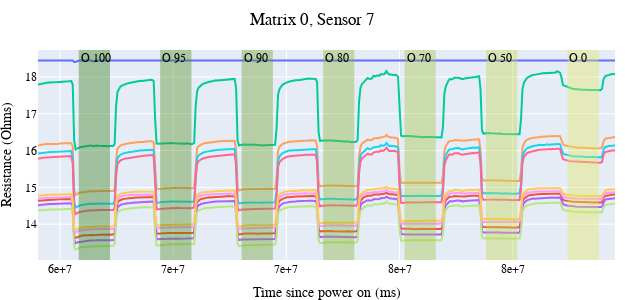
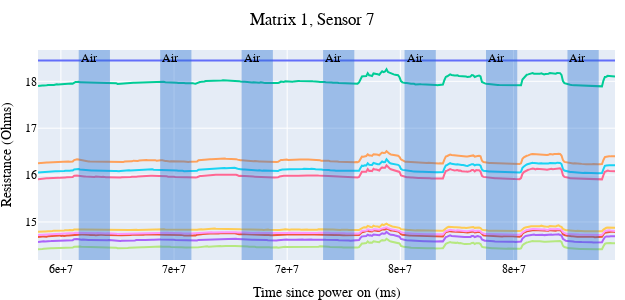
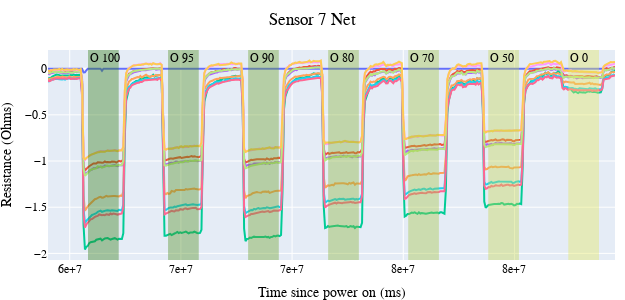

The notebook cell these images were saved under, in order:
### Code cell
""" 
mat 0
59023709
84520753
mat 1
58988055
84485038
"""
s_idx = 7
ns = 400
s_l = Sensor(0, s_idx, interp_funcs, labels)
y_l, t_l = s_l.get_data_between_times(59023709, 84520753, ns)
s_r = Sensor(1, s_idx, interp_funcs, labels)
y_r, t_r = s_r.get_data_between_times(58988055, 84485038, ns)
plot_data_arr(0, y_l, t_l, labels, f"Matrix 0, Sensor {s_idx}", save_as="mat_0_s_7_w_labels.svg")
plot_data_arr(1, y_r, t_r, labels, f"Matrix 1, Sensor {s_idx}", save_as="mat_1_s_7_w_labels.svg")
plot_data_arr(0, y_l - y_r, t_l, labels, f"Sensor {s_idx} Net", save_as="mat_0_min_1_s_7_w_labels.svg")

### Figure 1 — Plotly figure (JSON) as saved in the notebook; plotly's stock layout.template omitted (floating-point values rounded to 4 significant figures; data arrays with more than 128 entries replaced by an {"elided": "..."} marker saying what was removed)
{"data": [{"mode": "lines", "name": "H.S. 0", "showlegend": false, "type": "scatter", "x": {"elided": "400 float values"}, "y": {"elided": "400 float values"}}, {"mode": "lines", "name": "H.S. 1", "showlegend": false, "type": "scatter", "x": {"elided": "400 float values"}, "y": {"elided": "400 float values"}}, {"mode": "lines", "name": "H.S. 2", "showlegend": false, "type": "scatter", "x": {"elided": "400 float values"}, "y": {"elided": "400 float values"}}, {"mode": "lines", "name": "H.S. 3", "showlegend": false, "type": "scatter", "x": {"elided": "400 float values"}, "y": {"elided": "400 float values"}}, {"mode": "lines", "name": "H.S. 4", "showlegend": false, "type": "scatter", "x": {"elided": "400 float values"}, "y": {"elided": "400 float values"}}, {"mode": "lines", "name": "H.S. 5", "showlegend": false, "type": "scatter", "x": {"elided": "400 float values"}, "y": {"elided": "400 float values"}}, {"mode": "lines", "name": "H.S. 6", "showlegend": false, "type": "scatter", "x": {"elided": "400 float values"}, "y": {"elided": "400 float values"}}, {"mode": "lines", "name": "H.S. 7", "showlegend": false, "type": "scatter", "x": {"elided": "400 float values"}, "y": {"elided": "400 float values"}}, {"mode": "lines", "name": "H.S. 8", "showlegend": false, "type": "scatter", "x": {"elided": "400 float values"}, "y": {"elided": "400 float values"}}, {"mode": "lines", "name": "H.S. 9", "showlegend": false, "type": "scatter", "x": {"elided": "400 float values"}, "y": {"elided": "400 float values"}}], "layout": {"annotations": [{"showarrow": false, "text": "O 100", "x": 60823183, "xanchor": "left", "xref": "x", "y": 1, "yanchor": "top", "yref": "y domain"}, {"showarrow": false, "text": "O 95", "x": 64422595, "xanchor": "left", "xref": "x", "y": 1, "yanchor": "top", "yref": "y domain"}, {"showarrow": false, "text": "O 90", "x": 68022201, "xanchor": "left", "xref": "x", "y": 1, "yanchor": "top", "yref": "y domain"}, {"showarrow": false, "text": "O 80", "x": 71621681, "xanchor": "left", "xref": "x", "y": 1, "yanchor": "top", "yref": "y domain"}, {"showarrow": false, "text": "O 70", "x": 75221723, "xanchor": "left", "xref": "x", "y": 1, "yanchor": "top", "yref": "y domain"}, {"showarrow": false, "text": "O 50", "x": 78820887, "xanchor": "left", "xref": "x", "y": 1, "yanchor": "top", "yref": "y domain"}, {"showarrow": false, "text": "O 0", "x": 82420652, "xanchor": "left", "xref": "x", "y": 1, "yanchor": "top", "yref": "y domain"}], "font": {"color": "black", "family": "Times New Roman"}, "height": 300, "margin": {"b": 0, "l": 0, "r": 10, "t": 50}, "shapes": [{"fillcolor": "#327d17", "line": {"width": 0}, "opacity": 0.4, "type": "rect", "x0": 60823183, "x1": 62202908, "xref": "x", "y0": 0, "y1": 1, "yref": "y domain"}, {"fillcolor": "#508f21", "line": {"width": 0}, "opacity": 0.4, "type": "rect", "x0": 64422595, "x1": 65802426, "xref": "x", "y0": 0, "y1": 1, "yref": "y domain"}, {"fillcolor": "#6ca02c", "line": {"width": 0}, "opacity": 0.4, "type": "rect", "x0": 68022201, "x1": 69401967, "xref": "x", "y0": 0, "y1": 1, "yref": "y domain"}, {"fillcolor": "#88b237", "line": {"width": 0}, "opacity": 0.4, "type": "rect", "x0": 71621681, "x1": 73001517, "xref": "x", "y0": 0, "y1": 1, "yref": "y domain"}, {"fillcolor": "#a4c444", "line": {"width": 0}, "opacity": 0.4, "type": "rect", "x0": 75221723, "x1": 76601246, "xref": "x", "y0": 0, "y1": 1, "yref": "y domain"}, {"fillcolor": "#c2d551", "line": {"width": 0}, "opacity": 0.4, "type": "rect", "x0": 78820887, "x1": 80200708, "xref": "x", "y0": 0, "y1": 1, "yref": "y domain"}, {"fillcolor": "#e0e75f", "line": {"width": 0}, "opacity": 0.4, "type": "rect", "x0": 82420652, "x1": 83800303, "xref": "x", "y0": 0, "y1": 1, "yref": "y domain"}], "title": {"font": {"family": "Times New Roman"}, "pad": {"b": 0, "l": 0, "r": 0, "t": 0}, "text": "Matrix 0, Sensor 7", "x": 0.5}, "width": 625, "xaxis": {"tickformat": ".0e", "title": {"text": "Time since power on (ms)"}}, "yaxis": {"title": {"text": "Resistance (Ohms)"}}}}

### Figure 2 — Plotly figure (JSON) as saved in the notebook; plotly's stock layout.template omitted (floating-point values rounded to 4 significant figures; data arrays with more than 128 entries replaced by an {"elided": "..."} marker saying what was removed)
{"data": [{"mode": "lines", "name": "H.S. 0", "showlegend": false, "type": "scatter", "x": {"elided": "400 float values"}, "y": {"elided": "400 float values"}}, {"mode": "lines", "name": "H.S. 1", "showlegend": false, "type": "scatter", "x": {"elided": "400 float values"}, "y": {"elided": "400 float values"}}, {"mode": "lines", "name": "H.S. 2", "showlegend": false, "type": "scatter", "x": {"elided": "400 float values"}, "y": {"elided": "400 float values"}}, {"mode": "lines", "name": "H.S. 3", "showlegend": false, "type": "scatter", "x": {"elided": "400 float values"}, "y": {"elided": "400 float values"}}, {"mode": "lines", "name": "H.S. 4", "showlegend": false, "type": "scatter", "x": {"elided": "400 float values"}, "y": {"elided": "400 float values"}}, {"mode": "lines", "name": "H.S. 5", "showlegend": false, "type": "scatter", "x": {"elided": "400 float values"}, "y": {"elided": "400 float values"}}, {"mode": "lines", "name": "H.S. 6", "showlegend": false, "type": "scatter", "x": {"elided": "400 float values"}, "y": {"elided": "400 float values"}}, {"mode": "lines", "name": "H.S. 7", "showlegend": false, "type": "scatter", "x": {"elided": "400 float values"}, "y": {"elided": "400 float values"}}, {"mode": "lines", "name": "H.S. 8", "showlegend": false, "type": "scatter", "x": {"elided": "400 float values"}, "y": {"elided": "400 float values"}}, {"mode": "lines", "name": "H.S. 9", "showlegend": false, "type": "scatter", "x": {"elided": "400 float values"}, "y": {"elided": "400 float values"}}], "layout": {"annotations": [{"showarrow": false, "text": "Air", "x": 60787605, "xanchor": "left", "xref": "x", "y": 1, "yanchor": "top", "yref": "y domain"}, {"showarrow": false, "text": "Air", "x": 64387246, "xanchor": "left", "xref": "x", "y": 1, "yanchor": "top", "yref": "y domain"}, {"showarrow": false, "text": "Air", "x": 67986850, "xanchor": "left", "xref": "x", "y": 1, "yanchor": "top", "yref": "y domain"}, {"showarrow": false, "text": "Air", "x": 71586235, "xanchor": "left", "xref": "x", "y": 1, "yanchor": "top", "yref": "y domain"}, {"showarrow": false, "text": "Air", "x": 75185662, "xanchor": "left", "xref": "x", "y": 1, "yanchor": "top", "yref": "y domain"}, {"showarrow": false, "text": "Air", "x": 78785371, "xanchor": "left", "xref": "x", "y": 1, "yanchor": "top", "yref": "y domain"}, {"showarrow": false, "text": "Air", "x": 82384702, "xanchor": "left", "xref": "x", "y": 1, "yanchor": "top", "yref": "y domain"}], "font": {"color": "black", "family": "Times New Roman"}, "height": 300, "margin": {"b": 0, "l": 0, "r": 10, "t": 50}, "shapes": [{"fillcolor": "#2c73d2", "line": {"width": 0}, "opacity": 0.4, "type": "rect", "x0": 60787605, "x1": 62167411, "xref": "x", "y0": 0, "y1": 1, "yref": "y domain"}, {"fillcolor": "#2c73d2", "line": {"width": 0}, "opacity": 0.4, "type": "rect", "x0": 64387246, "x1": 65766891, "xref": "x", "y0": 0, "y1": 1, "yref": "y domain"}, {"fillcolor": "#2c73d2", "line": {"width": 0}, "opacity": 0.4, "type": "rect", "x0": 67986850, "x1": 69366422, "xref": "x", "y0": 0, "y1": 1, "yref": "y domain"}, {"fillcolor": "#2c73d2", "line": {"width": 0}, "opacity": 0.4, "type": "rect", "x0": 71586235, "x1": 72965939, "xref": "x", "y0": 0, "y1": 1, "yref": "y domain"}, {"fillcolor": "#2c73d2", "line": {"width": 0}, "opacity": 0.4, "type": "rect", "x0": 75185662, "x1": 76566023, "xref": "x", "y0": 0, "y1": 1, "yref": "y domain"}, {"fillcolor": "#2c73d2", "line": {"width": 0}, "opacity": 0.4, "type": "rect", "x0": 78785371, "x1": 80165406, "xref": "x", "y0": 0, "y1": 1, "yref": "y domain"}, {"fillcolor": "#2c73d2", "line": {"width": 0}, "opacity": 0.4, "type": "rect", "x0": 82384702, "x1": 83764653, "xref": "x", "y0": 0, "y1": 1, "yref": "y domain"}], "title": {"font": {"family": "Times New Roman"}, "pad": {"b": 0, "l": 0, "r": 0, "t": 0}, "text": "Matrix 1, Sensor 7", "x": 0.5}, "width": 625, "xaxis": {"tickformat": ".0e", "title": {"text": "Time since power on (ms)"}}, "yaxis": {"title": {"text": "Resistance (Ohms)"}}}}

### Figure 3 — Plotly figure (JSON) as saved in the notebook; plotly's stock layout.template omitted (floating-point values rounded to 4 significant figures; data arrays with more than 128 entries replaced by an {"elided": "..."} marker saying what was removed)
{"data": [{"mode": "lines", "name": "H.S. 0", "showlegend": false, "type": "scatter", "x": {"elided": "400 float values"}, "y": {"elided": "400 float values"}}, {"mode": "lines", "name": "H.S. 1", "showlegend": false, "type": "scatter", "x": {"elided": "400 float values"}, "y": {"elided": "400 float values"}}, {"mode": "lines", "name": "H.S. 2", "showlegend": false, "type": "scatter", "x": {"elided": "400 float values"}, "y": {"elided": "400 float values"}}, {"mode": "lines", "name": "H.S. 3", "showlegend": false, "type": "scatter", "x": {"elided": "400 float values"}, "y": {"elided": "400 float values"}}, {"mode": "lines", "name": "H.S. 4", "showlegend": false, "type": "scatter", "x": {"elided": "400 float values"}, "y": {"elided": "400 float values"}}, {"mode": "lines", "name": "H.S. 5", "showlegend": false, "type": "scatter", "x": {"elided": "400 float values"}, "y": {"elided": "400 float values"}}, {"mode": "lines", "name": "H.S. 6", "showlegend": false, "type": "scatter", "x": {"elided": "400 float values"}, "y": {"elided": "400 float values"}}, {"mode": "lines", "name": "H.S. 7", "showlegend": false, "type": "scatter", "x": {"elided": "400 float values"}, "y": {"elided": "400 float values"}}, {"mode": "lines", "name": "H.S. 8", "showlegend": false, "type": "scatter", "x": {"elided": "400 float values"}, "y": {"elided": "400 float values"}}, {"mode": "lines", "name": "H.S. 9", "showlegend": false, "type": "scatter", "x": {"elided": "400 float values"}, "y": {"elided": "400 float values"}}], "layout": {"annotations": [{"showarrow": false, "text": "O 100", "x": 60823183, "xanchor": "left", "xref": "x", "y": 1, "yanchor": "top", "yref": "y domain"}, {"showarrow": false, "text": "O 95", "x": 64422595, "xanchor": "left", "xref": "x", "y": 1, "yanchor": "top", "yref": "y domain"}, {"showarrow": false, "text": "O 90", "x": 68022201, "xanchor": "left", "xref": "x", "y": 1, "yanchor": "top", "yref": "y domain"}, {"showarrow": false, "text": "O 80", "x": 71621681, "xanchor": "left", "xref": "x", "y": 1, "yanchor": "top", "yref": "y domain"}, {"showarrow": false, "text": "O 70", "x": 75221723, "xanchor": "left", "xref": "x", "y": 1, "yanchor": "top", "yref": "y domain"}, {"showarrow": false, "text": "O 50", "x": 78820887, "xanchor": "left", "xref": "x", "y": 1, "yanchor": "top", "yref": "y domain"}, {"showarrow": false, "text": "O 0", "x": 82420652, "xanchor": "left", "xref": "x", "y": 1, "yanchor": "top", "yref": "y domain"}], "font": {"color": "black", "family": "Times New Roman"}, "height": 300, "margin": {"b": 0, "l": 0, "r": 10, "t": 50}, "shapes": [{"fillcolor": "#327d17", "line": {"width": 0}, "opacity": 0.4, "type": "rect", "x0": 60823183, "x1": 62202908, "xref": "x", "y0": 0, "y1": 1, "yref": "y domain"}, {"fillcolor": "#508f21", "line": {"width": 0}, "opacity": 0.4, "type": "rect", "x0": 64422595, "x1": 65802426, "xref": "x", "y0": 0, "y1": 1, "yref": "y domain"}, {"fillcolor": "#6ca02c", "line": {"width": 0}, "opacity": 0.4, "type": "rect", "x0": 68022201, "x1": 69401967, "xref": "x", "y0": 0, "y1": 1, "yref": "y domain"}, {"fillcolor": "#88b237", "line": {"width": 0}, "opacity": 0.4, "type": "rect", "x0": 71621681, "x1": 73001517, "xref": "x", "y0": 0, "y1": 1, "yref": "y domain"}, {"fillcolor": "#a4c444", "line": {"width": 0}, "opacity": 0.4, "type": "rect", "x0": 75221723, "x1": 76601246, "xref": "x", "y0": 0, "y1": 1, "yref": "y domain"}, {"fillcolor": "#c2d551", "line": {"width": 0}, "opacity": 0.4, "type": "rect", "x0": 78820887, "x1": 80200708, "xref": "x", "y0": 0, "y1": 1, "yref": "y domain"}, {"fillcolor": "#e0e75f", "line": {"width": 0}, "opacity": 0.4, "type": "rect", "x0": 82420652, "x1": 83800303, "xref": "x", "y0": 0, "y1": 1, "yref": "y domain"}], "title": {"font": {"family": "Times New Roman"}, "pad": {"b": 0, "l": 0, "r": 0, "t": 0}, "text": "Sensor 7 Net", "x": 0.5}, "width": 625, "xaxis": {"tickformat": ".0e", "title": {"text": "Time since power on (ms)"}}, "yaxis": {"title": {"text": "Resistance (Ohms)"}}}}
